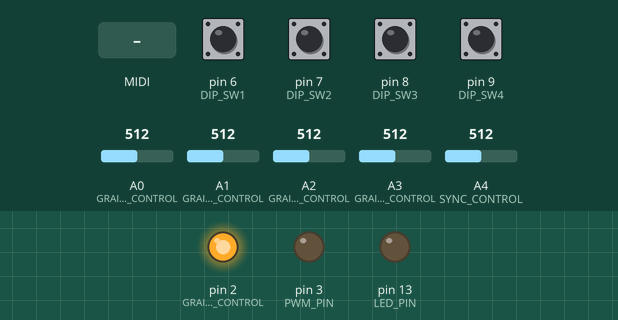
The sketch below on a simulated Arduino Uno, built with avr-gcc and run on an emulated ATmega328P. Parts: output pins drawn as LEDs (lit = HIGH). Dashed ring = blinking. Inputs (shaded band) come from the test bench; at power-on: pin 6 (DIP_SW1), pin 7 (DIP_SW2), pin 8 (DIP_SW3), pin 9 (DIP_SW4) HIGH, A0 (GRAIN_FREQ_CONTROL) = 512, A1 (GRAIN2_DECAY_CONTROL) = 512, A2 (GRAIN_DECAY_CONTROL) = 512, A3 (GRAIN2_FREQ_CONTROL) = 512, A4 (SYNC_CONTROL) = 512. MIDI output is not drawn.

Above: at 1.2 s.
1.3 s: MIDI note 48 received
At 1.42 s:
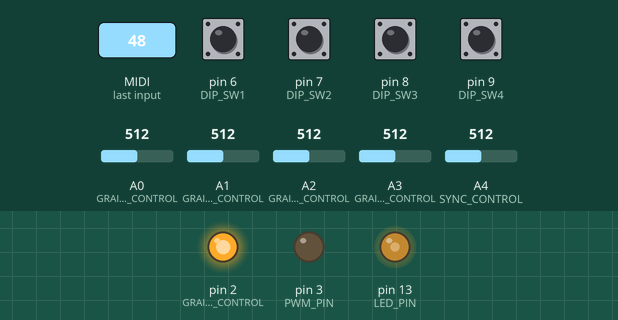
At 2.3 s:
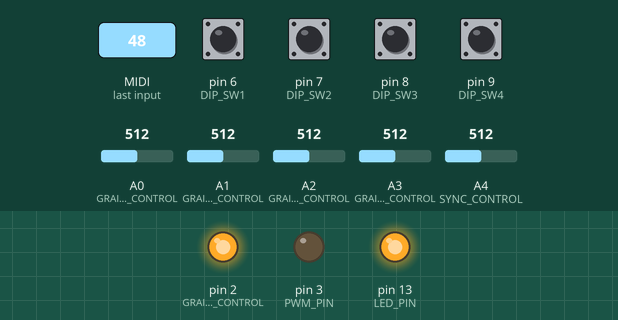
4.3 s: MIDI note 36 received
At 4.46 s:
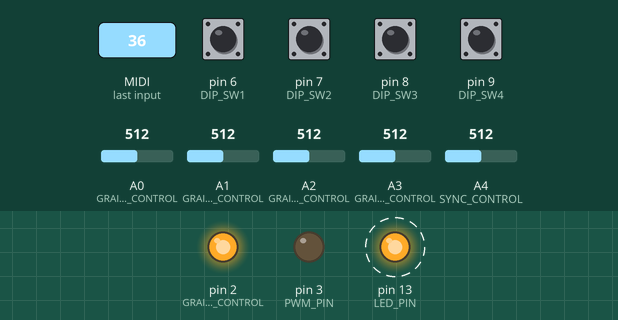
Timing chart, 0 to 7.3 s (numbered marks = the images above; inputs shaded):
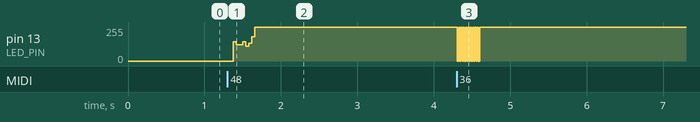

The sketch:

GrannySynth.ino
```cpp
#include <avr/io.h>
#include <avr/interrupt.h>
#include <MIDI.h> // Требуется MIDI Library v4.2 или более поздние

#define BENDRANGE 12 //колесо питч-бэнда в полутонах

const bool dipSwitchInstalled = true;
// DIP Switch Setting = Channel (1=вкл, 0=выкл)
// 0000 = 1   0001 = 2   0010 = 3   0011 = 4
// 0100 = 5   0101 = 6   0110 = 7   0111 = 8
// 1000 = 9   1001 = 10  1010 = 11  1011 = 12
// 1100 = 13  1101 = 14  1110 = 15  1111 = 16

#define MIDICHANNEL 1 //Дефолтный мидиканад (1-16)

MIDI_CREATE_DEFAULT_INSTANCE();

uint16_t syncPhaseAcc;
uint16_t syncPhaseInc;
uint16_t grainPhaseAcc;
uint16_t grainPhaseInc;
uint16_t grainAmp;
uint8_t grainDecay;
uint16_t grain2PhaseAcc;
uint16_t grain2PhaseInc;
uint16_t grain2Amp;
uint8_t grain2Decay;

// Пины дип переключателя
#define DIP_SW1 6
#define DIP_SW2 7
#define DIP_SW3 8
#define DIP_SW4 9

//Аналоговые каналы
#define SYNC_CONTROL (4)
#define GRAIN_FREQ_CONTROL (0)
#define GRAIN_DECAY_CONTROL (2)
#define GRAIN2_FREQ_CONTROL (3)
#define GRAIN2_DECAY_CONTROL (1)

#define BUFFER 8 //размер буффера

#define PWM_PIN       3       //порт вывода
#define PWM_VALUE     OCR2B
#define LED_PIN       13
#define LED_PORT      PORTB
#define LED_BIT       5
#define PWM_INTERRUPT TIMER2_OVF_vect

//Плавный логарифмический маппинг
uint16_t antilogTable[] = {
  64830, 64132, 63441, 62757, 62081, 61413, 60751, 60097, 59449, 58809, 58176, 57549, 56929, 56316, 55709, 55109,
  54515, 53928, 53347, 52773, 52204, 51642, 51085, 50535, 49991, 49452, 48920, 48393, 47871, 47356, 46846, 46341,
  45842, 45348, 44859, 44376, 43898, 43425, 42958, 42495, 42037, 41584, 41136, 40693, 40255, 39821, 39392, 38968,
  38548, 38133, 37722, 37316, 36914, 36516, 36123, 35734, 35349, 34968, 34591, 34219, 33850, 33486, 33125, 32768
};
uint16_t mapPhaseInc(uint16_t input) {
  return (antilogTable[input & 0x3f]) >> (input >> 6);
}

//Маппинг миди нот (роматические частоты)
uint16_t midiTable[] = {
  0, 18, 19, 20, 22, 23, 24, 26, 27, 29, 31, 32, 34, 36, 38, 41, 43, 46, 48, 51, 54, 58, 61, 65, 69, 73,
  77, 82, 86, 92, 97, 103, 109, 115, 122, 129, 137, 145, 154, 163, 173, 183, 194, 206, 218, 231,
  244, 259, 274, 291, 308, 326, 346, 366, 388, 411, 435, 461, 489, 518, 549, 581, 616, 652, 691,
  732, 776, 822, 871, 923, 978, 1036, 1097, 1163, 1232, 1305, 1383, 1465, 1552, 1644, 1742,
  1845, 1955, 2071, 2195, 2325, 2463, 2610, 2765, 2930, 3104, 3288, 3484, 3691, 3910, 4143,
  4389, 4650, 4927, 5220, 5530, 5859, 6207, 6577, 6968, 7382, 7821, 8286, 8779, 9301, 9854,
  10440, 11060, 11718, 12415, 13153, 13935, 14764, 15642, 16572, 17557, 18601, 19708, 20879,
  22121, 23436, 24830, 26306
};
uint16_t mapMidi(uint16_t input) {
  return (midiTable[input]);
}

//Маппинг частот мажорной пентатоники (пентатонической гармонии)
uint16_t pentatonicTable[54] = {
  0, 19, 22, 26, 29, 32, 38, 43, 51, 58, 65, 77, 86, 103, 115, 129, 154, 173, 206, 231, 259, 308, 346,
  411, 461, 518, 616, 691, 822, 923, 1036, 1232, 1383, 1644, 1845, 2071, 2463, 2765, 3288,
  3691, 4143, 4927, 5530, 6577, 7382, 8286, 9854, 11060, 13153, 14764, 16572, 19708, 22121, 26306
};

uint16_t mapPentatonic(uint16_t input) {
  uint8_t value = (1023 - input) / (1024 / 53);
  return (pentatonicTable[value]);
}

//Глобальные переменные для MIDI
byte note = 0;
byte buff[BUFFER];
byte buffersize = 0;
float bendfactor = ((BENDRANGE * 100.0) / 8190.0);
float cents = 0;
bool pot = false;       //потенциометр был тронут
bool noteOn = false;
int oldpot = 0;
int transpose = 0;

void audioOn() {
  //Запускаем PWM на частоте 31.25kHz
  TCCR2A = _BV(COM2B1) | _BV(WGM20);
  TCCR2B = _BV(CS20);
  TIMSK2 = _BV(TOIE2);
}

void setup() {
  if (dipSwitchInstalled) {
    pinMode(DIP_SW1, INPUT_PULLUP);
    pinMode(DIP_SW2, INPUT_PULLUP);
    pinMode(DIP_SW3, INPUT_PULLUP);
    pinMode(DIP_SW4, INPUT_PULLUP);
  }
  pinMode(PWM_PIN, OUTPUT);
  pinMode(2, OUTPUT);
  digitalWrite(2, HIGH);    //питание 5v
  audioOn();
  pinMode(LED_PIN, OUTPUT);
  oldpot = analogRead(SYNC_CONTROL);
  if (dipSwitchInstalled) {
    MIDI.begin(DipSwitch());
  }
  else {
    MIDI.begin(MIDICHANNEL);
  }
  MIDI.setHandleNoteOn(NoteOnMidi);
  MIDI.setHandleNoteOff(NoteOffMidi);
  MIDI.setHandlePitchBend(Pitchbend);
}

void loop() {

  MIDI.read();

  if (abs(analogRead(SYNC_CONTROL) - oldpot) > 5) pot = true;//Проверяем изменилось ли значение потенциометра SYNC

  //Если значение потенциометра изменилось - Играем мажорную пентатонику с корневой нотой, заданной на миди клавиатуре
  if (pot == true && noteOn == true) {
    syncPhaseInc = (mapPentatonic(analogRead(SYNC_CONTROL)) * pow(2, ((cents + transpose) / 1200)) );
    oldpot = analogRead(SYNC_CONTROL);
  }
  //Если потенциометр SYNC нетронут - играем ноту≤ отправленную с миди клавиатуры
  else {
    syncPhaseInc = mapMidi(note) * pow(2, (cents / 1200));
  }

  grainPhaseInc  = mapPhaseInc(analogRead(GRAIN_FREQ_CONTROL)) / 2;
  grainDecay     = analogRead(GRAIN_DECAY_CONTROL) / 8;
  grain2PhaseInc = mapPhaseInc(analogRead(GRAIN2_FREQ_CONTROL)) / 2;
  grain2Decay    = analogRead(GRAIN2_DECAY_CONTROL) / 4;
}

SIGNAL(PWM_INTERRUPT)
{
  uint8_t value;
  uint16_t output;

  syncPhaseAcc += syncPhaseInc;
  if (syncPhaseAcc < syncPhaseInc) {
    //Начинаем новую гранулу
    grainPhaseAcc = 0;
    grainAmp = 0x7fff;
    grain2PhaseAcc = 0;
    grain2Amp = 0x7fff;
    LED_PORT ^= 1 << LED_BIT; // Аналог digitalWrite но быстрее
  }

  //Увеличиваем фазу осцилятора
  grainPhaseAcc += grainPhaseInc;
  grain2PhaseAcc += grain2PhaseInc;

  //Конвертируем синал в треугольную волну
  value = (grainPhaseAcc >> 7) & 0xff;
  if (grainPhaseAcc & 0x8000) value = ~value;
  //Умножаем на частоту ноты, чтобы получить сэмпл
  output = value * (grainAmp >> 8);

  //Повторяем для второй гранулы
  value = (grain2PhaseAcc >> 7) & 0xff;
  if (grain2PhaseAcc & 0x8000) value = ~value;
  output += value * (grain2Amp >> 8);

  // Каждый семпл создаём задержку
  grainAmp -= (grainAmp >> 8) * grainDecay;
  grain2Amp -= (grain2Amp >> 8) * grain2Decay;

  //Ограничение сигнала дабы не было клиппинга
  output >>= 9;
  if (output > 255) output = 255;

  //Выводим в PWM (так быстрее чем digitalWrite)
  PWM_VALUE = output;
}

//Эта функция вызывается если было зарегисрировано событие нажатой клавиши
//Кладём ноту в буффер и получаем саму ноту
void NoteOnMidi(byte channel, byte pitch, byte velocity) {
  if (buffersize < BUFFER) {
    note = pitch;
    buff[buffersize] = pitch;
    buffersize++;
  }
  noteOn = true;
  //Выбираем ноту пентатоники
  int offset = pitch % 12;
  if (offset < 7) transpose = (5 + offset) * 100;
  else if (offset >= 7) transpose = (offset - 7) * 100;
}

//Эта функция вызывает при окончании нажатия ноты
//Если в буффере остались ноты (больше одной ноты было нажато) - воспроизводим старую ноту
//Если буффер пуст - выбираем 0 ноту (нет звука)
void NoteOffMidi(byte channel, byte pitch, byte velocity) {
  if (buffersize > 1) {
    for (int ctr = 0; ctr < buffersize; ctr++) {
      if (buff[ctr] == pitch) {

        ShiftLeft(ctr + 1);
        break;
      }
    }
    note = buff[buffersize - 1];
    int offset = note % 12;
    if (offset < 7) transpose = (5 + offset) * 100;
    else if (offset >= 7) transpose = (offset - 7) * 100;
  }
  else {
    note = 0;
    noteOn = false;
    buff[buffersize - 1] = 0;
    buffersize = 0;
  }
  pot = false;
}

//Эта функция закрывает пропуски в буффере после удаления ноты
void ShiftLeft(int index) {
  int ctr = (index - 1);
  for (ctr; ctr < buffersize - 1; ctr++) {
    buff[ctr] = buff[ctr + 1];
  }
  buff[ctr + 1] = 0;
  buffersize--;
}

//Вызывается когда получаются данные с колеса питч-бэнда
//Эта функция конвертирует значение колеса в центы (100 цент = 1 полутон)
//В loop() частота ноты + влияние питч-бэнда высчитывается по формуле: конечная частота = нота * 2^(цент/1200)
void Pitchbend (byte channel, int bend) {
  cents = bend * bendfactor;
}

byte DipSwitch() {
  byte value = 0;
  if (digitalRead(DIP_SW4) == LOW)
    value += 1;
  if (digitalRead(DIP_SW3) == LOW)
    value += 2;
  if (digitalRead(DIP_SW2) == LOW)
    value += 4;
  if (digitalRead(DIP_SW1) == LOW)
    value += 8;
  return (value + 1);
}
```

Measured:
- after the input at 1.3 s, pin 13 (LED_PIN): 0/255 → 121/255 after 0.08 s, → 255/255 0.12 s later
- after the input at 4.3 s, pin 13 (LED_PIN): alternates 255/255 for 0.02 s and 0/255 for 0.02 s, 20 changes in all, then stays 255/255, starting at once
